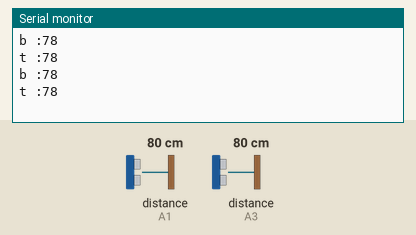
The sketch below on a simulated Arduino Uno, built with avr-gcc and run on an emulated ATmega328P. Parts: the last lines printed to the serial monitor. Wiring (inferred from the names in the program): 2 × ultrasonic range finder: trigger A0, echo A1 / trigger A2, echo A3. The test bench sets the inputs (shaded band); at power-on: distance to the obstacle (sensors on A1, A3) 80 cm. The echo pulse lasts 58.3 µs per cm.

Above: at 1.8 s.
1.9 s: distance to the obstacle (sensor on A1) set to 2 cm
At 2.8 s:
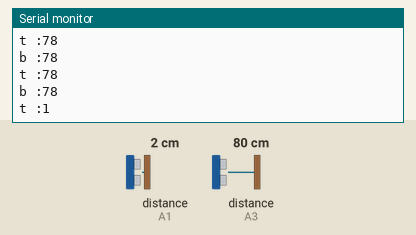
3.4 s: distance to the obstacle (sensor on A3) set to 2 cm
At 4.6 s:
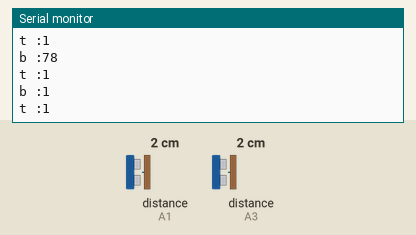
4.9 s: distance to the obstacle (sensor on A1) set to 4 cm
At 5.4 s:
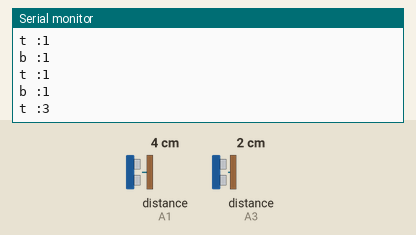
6.4 s: distance to the obstacle (sensor on A3) set to 4 cm
At 7.9 s:
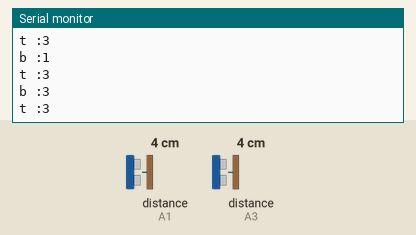
Timing chart, 0 to 8.9 s (numbered marks = the images above; inputs shaded):
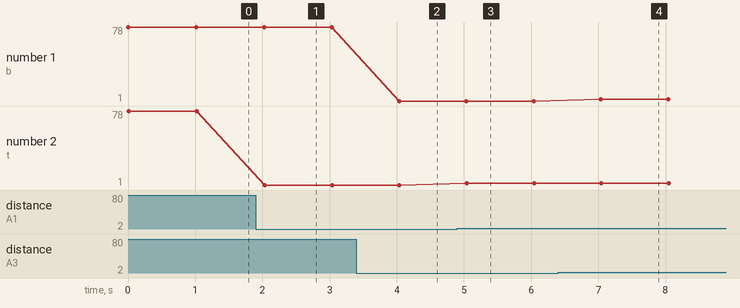

Measured:
- after the input at 1.9 s, the serial monitor: prints a new line after 0.13 s (image 1)
- after the input at 3.4 s, the serial monitor: prints a new line after 0.63 s (image 2)
- after the input at 4.9 s, the serial monitor: prints a new line after 0.14 s (image 3)
- after the input at 6.4 s, the serial monitor: prints a new line after 0.64 s (image 4)
- plotted number 2: 78 → 1 after the input at 1.9 s, 1 → 3 after the input at 4.9 s

The sketch:

debug_level_sensors.ino
```cpp
/*
 * Code to debug level sensors
 *
 */
//HCSR04 pins
const int trigPin1 = A0; //top sensor pins
const int echoPin1 = A1;
const int trigPin2 = A2; //bottom sensor pins
const int echoPin2 = A3;
long duration; //var to store pulseIn() from echo pin
int distance; //var to store calculated distance value


void getDistance(char activeSensor)
{
  //returns the level value
  int tp, ep, offset = 0;
  int curr_dist;
  if(activeSensor == 't')
  {
    //top sensor value
    tp = trigPin1;
    ep = echoPin1;
    offset = 83;
  }
  if(activeSensor == 'b')
  {
    //bottom sensor value
    tp = trigPin2;
    ep = echoPin2;
  }
  digitalWrite(tp, LOW);
  delayMicroseconds(2);
  digitalWrite(tp, HIGH);
  delayMicroseconds(10);
  digitalWrite(tp, LOW);

  duration = pulseIn(ep, HIGH);
  distance = duration*0.034/2;

  Serial.print(activeSensor);
  Serial.print(" :");
  Serial.println(distance);

}


void setup() {
  // put your setup code here, to run once:
  Serial.begin(9600);
  pinMode(trigPin1, OUTPUT);
  pinMode(echoPin1, INPUT);
  pinMode(trigPin2, OUTPUT);
  pinMode(echoPin2, INPUT);

}

void loop() {
  // put your main code here, to run repeatedly:
  getDistance('b');
  getDistance('t');
  delay(1000);


}
```
